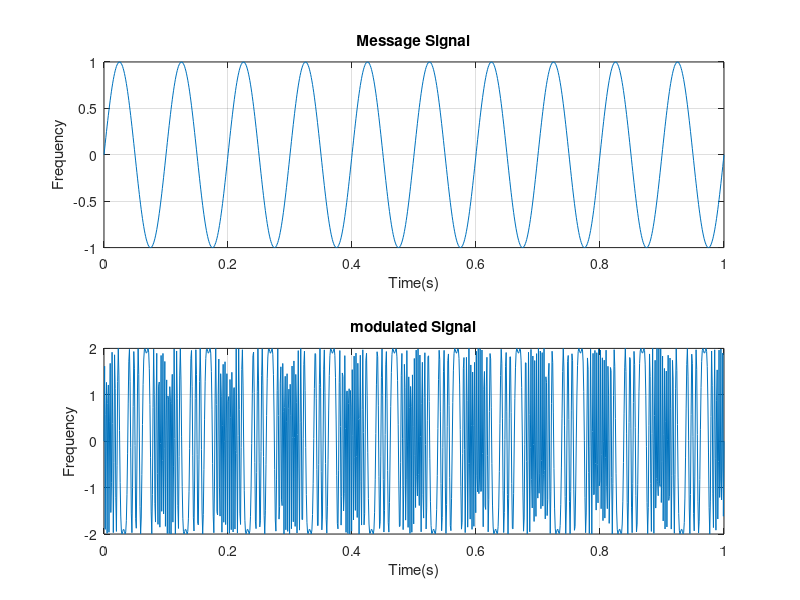
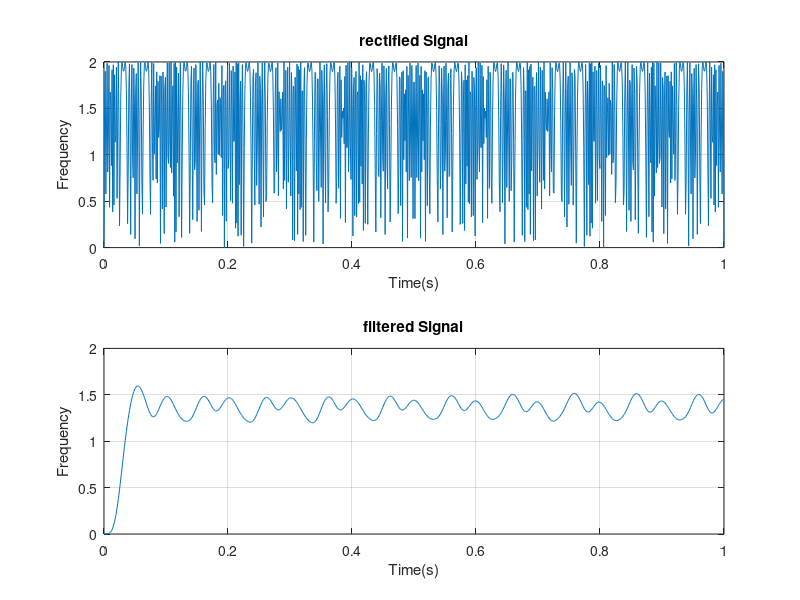

MATLAB code to generate these figures, in order:
clear all;
clc;

%time parameter
fs = 1000; %sampling frequency
t = linspace (0,1,1000);

%message signal parameters
fm = 10; 
Am = 1;

message_signal = Am*sin(2*pi*fm.*t);

%carrier signal parameters
fc = 100;
Ac = 2;

carrier_signal = Ac*sin(2*pi*fc.*t);

% frequency daviation constant
kf =25;

%perform frequency modulation (FM)
modulated_signal = Ac * sin(2*pi*fc.*t+kf*message_signal);


%plotting
figure;
subplot(2, 1, 1);
plot(t,message_signal);
title('Message Signal');
xlabel('Time(s)');
ylabel('Frequency');
grid on;

subplot(2, 1, 2);
plot(t,modulated_signal);
title('modulated Signal');
xlabel('Time(s)');
ylabel('Frequency');
grid on;

%demodulation


% 1. rectification process
rectified_signal = abs(modulated_signal);

figure;
subplot(2, 1, 1);
plot(t,modulated_signal);
title('Modulated Signal');
xlabel('Time(s)');
ylabel('Frequency');
grid on;

subplot(2, 1, 2);
plot(t,rectified_signal);
title('Rectified Signal');
xlabel('Time(s)');
ylabel('Frequency');
grid on;


% 2.low pass filter
cutoff_freq = 20;

order = 5;
myquist_freq = fs/2;
normalize_cutoff_freq = cutoff_freq / myquist_freq;
[b,a] = butter(order, normalize_cutoff_freq, 'low');

%apply the lowpass filter to the rectified signal
filtered_signal = filter(b,a,rectified_signal);

%plotting

subplot(2, 1, 1);
plot(t,rectified_signal);
title('rectified Signal');
xlabel('Time(s)');
ylabel('Frequency');
grid on;
subplot(2, 1, 2);
plot(t,filtered_signal);
title('filtered Signal');
xlabel('Time(s)');
ylabel('Frequency');
grid on;




